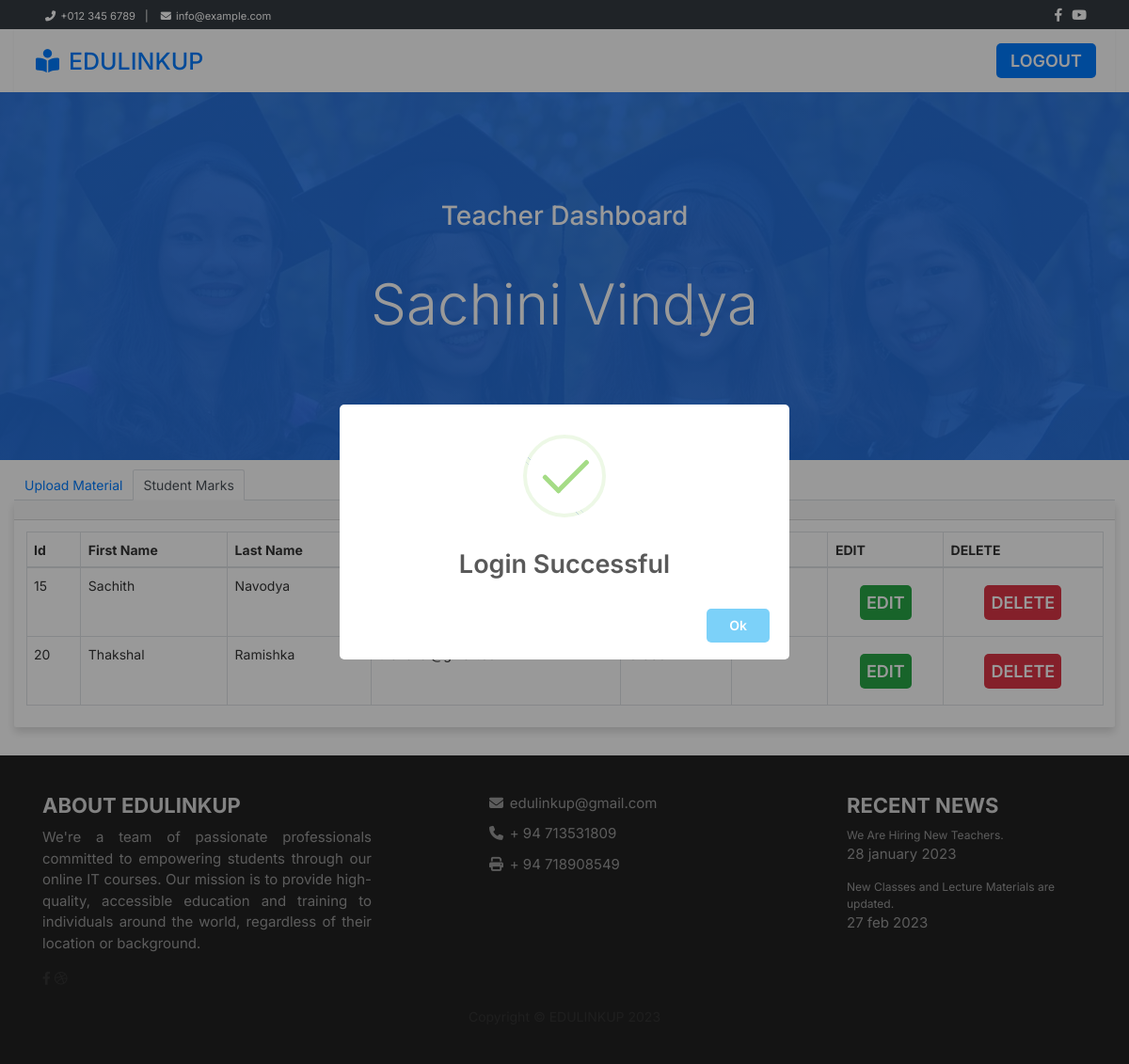
/studentMarks.php (signed in), run on the app's committed database.
### tables this page shows
CREATE TABLE `marks` (
  `sid` int(11) NOT NULL,
  `fname` varchar(15) NOT NULL,
  `lname` varchar(20) NOT NULL,
  `email` varchar(40) NOT NULL,
  `grade` varchar(8) NOT NULL,
  `marks` varchar(3) DEFAULT NULL
);

### studentMarks.php (the view, shortened to what this page needs)
<?php
include 'includes/connection.php';
?>
<!DOCTYPE html>
<html lang="en">
  <head>
    <link
      rel="stylesheet"
      href="https://cdn.jsdelivr.net/npm/bootstrap@4.1.3/dist/css/bootstrap.min.css"
    />
    <link
      rel="stylesheet"
      href="https://cdnjs.cloudflare.com/ajax/libs/font-awesome/6.2.0/css/all.min.css"
    />
    <link href="https://unpkg.com/aos@2.3.1/dist/aos.css" rel="stylesheet" />
    <link rel="stylesheet" href="CSS/style.css" />
    <link rel="stylesheet" href="CSS/normalize.css" />
  </head>
  <body>
    <div class="container-fluid bg-dark">
      <div class="row py-2 px-lg-5">
        <div class="col-lg-6 text-center text-lg-left mb-2 mb-lg-0">
          <div class="d-inline-flex align-items-center text-white">
            <small><i class="fa fa-phone-alt mr-2"></i>+012 345 6789</small>
            <small class="px-3">|</small>
            <small><i class="fa fa-envelope mr-2"></i>info@example.com</small>
          </div>
        </div>
        <div class="col-lg-6 text-center text-lg-right">
          <div class="d-inline-flex align-items-center">
            <a class="text-white px-2" href="">
              <i class="fab fa-facebook-f"></i>
            </a>
            <a class="text-white pl-2" href="">
              <i class="fab fa-youtube"></i>
            </a>
          </div>
        </div>
      </div>
    </div>
    <div class="container-fluid ">
      <nav class="navbar navbar-expand-lg bg-white navbar-light   shadow-sm">
        <div class="justify-content-between collapse navbar-collapse justify-content-between px-lg-3">
          <a href="index.html" class="navbar-brand ">
            <h1 class="m-0 text-uppercase text-primary">
              <i class="fa fa-book-reader mr-3"></i>EduLinkup
            </h1>
          </a>
          <button type="button" class="btn btn-primary px-4 d-none d-lg-block" data-bs-toggle="modal" data-bs-target="#logoutModal">Logout</button>
        </div>
      </nav>
    </div>
    <div
      class="jumbotron jumbotron-fluid position-relative overlay-bottom"
      style="margin-bottom: 10px"
    >
      <div class="container text-center my-5 py-5">
        <h1 class="text-white mt-4 mb-4">Teacher Dashboard</h1>
        <h1 class="text-white display-1 mb-5"><?php echo $_SESSION['fname'] . " " . $_SESSION['lname'] ?></h1>
      </div>
    </div>
    <div class="container-fluid">
      <ul class="nav nav-tabs">
        <li class="nav-item">
          <a class="nav-link " href="teacher.php" aria-current="page">Upload Material</a>
        </li>
        <li class="nav-item">
          <a class="nav-link active" href="#">Student Marks</a>
        </li>
      </ul>
      <div class="card shadow mb-4">
        <div class="card-body">
        <div class="table-responsive">
        <?php
$sql = "SELECT * FROM marks WHERE grade = '$_SESSION[grade]'";
$result = mysqli_query($conn, $sql);
?>
        <table class="table table-bordered" id="dataTable" width="100%" cellspacing="0">
          <thead>
            <tr>
              <th>Id</th>
              <th>First Name</th>
              <th>Last Name</th>
              <th>Email</th>
              <th>Grade</th>
              <th>Marks</th>
              <th>EDIT</th>
              <th>DELETE</th>
            </tr>
          </thead>
          <tbody>
            <?php
if (mysqli_num_rows($result) > 0) {
    while ($row = mysqli_fetch_assoc($result)) {
        ?>
              <tr>
                <td><?php echo $row['sid']; ?></td>
                <td><?php echo $row['fname']; ?></td>
                <td><?php echo $row['lname']; ?></td>
                <td><?php echo $row['email']; ?></td>
                <td><?php echo $row['grade']; ?></td>
                <td><?php echo $row['marks']; ?></td>
                <td>
                  <form action="studentMarksEdit.php" method="post">
                    <button type="submit" name="editMarksBtn" class="btn btn-success">EDIT</button></td>
                <td>
                  <form action="code.php" method="post">
                    <button type="submit" name="deletemarksBtn"  class="btn btn-danger">DELETE</button>
                  </form>
                </td>
              </tr>
            <?php
    }
} else {
    echo "No Record Found";
}
?>
          </tbody>
        </table>
      </div>
        </div>
      </div>
    </div>
    <?php
include 'includes/footer.php';
?>
  </body>
</html>

### CSS/style.css (style rules this page uses)
:root { --color-primary: #5375e2; --color-heading: #222; --color-body: #333; }
*, *::after, *::before { margin: 0; padding: 0; scroll-padding-top: 2rem; scroll-behavior: smooth; box-sizing: border-box; }
html { font-size: 62.5%; }
body { font-family: "Inter", Arial, Helvetica, sans-serif; font-size: 1.4rem; line-height: 1.5; color: var(--color-body); }
h1 { font-size: 3.5rem; line-height: 1.2; color: var(--color-heading); }
.btn { border: 0; cursor: pointer; font-size: 1.8rem; font-weight: 600; margin: 1rem 0; outline: 0; padding: 0.5rem 0.7rem; border-radius: 5px; text-align: center; text-transform: uppercase; white-space: nowrap; }
form { display: flex; flex-direction: column; justify-content: center; align-items: center; }
.jumbotron { background: linear-gradient(rgba(40, 120, 235, 0.9), rgba(40, 120, 235, 0.9)), url(../Imgs/header.jpg), no-repeat center center; background-size: cover; }
.card { border: 0; }
.fa { transition: 0.4s; margin: 3px; align-content: center; }

### data on the page
marks: sid "15", fname "Sachith", lname "Navodya"
marks: sid "20", fname "Thakshal", lname "Ramishka"

### other printed values
$_SESSION['fname'] "Sachini"
$_SESSION['lname'] "Vindya"
